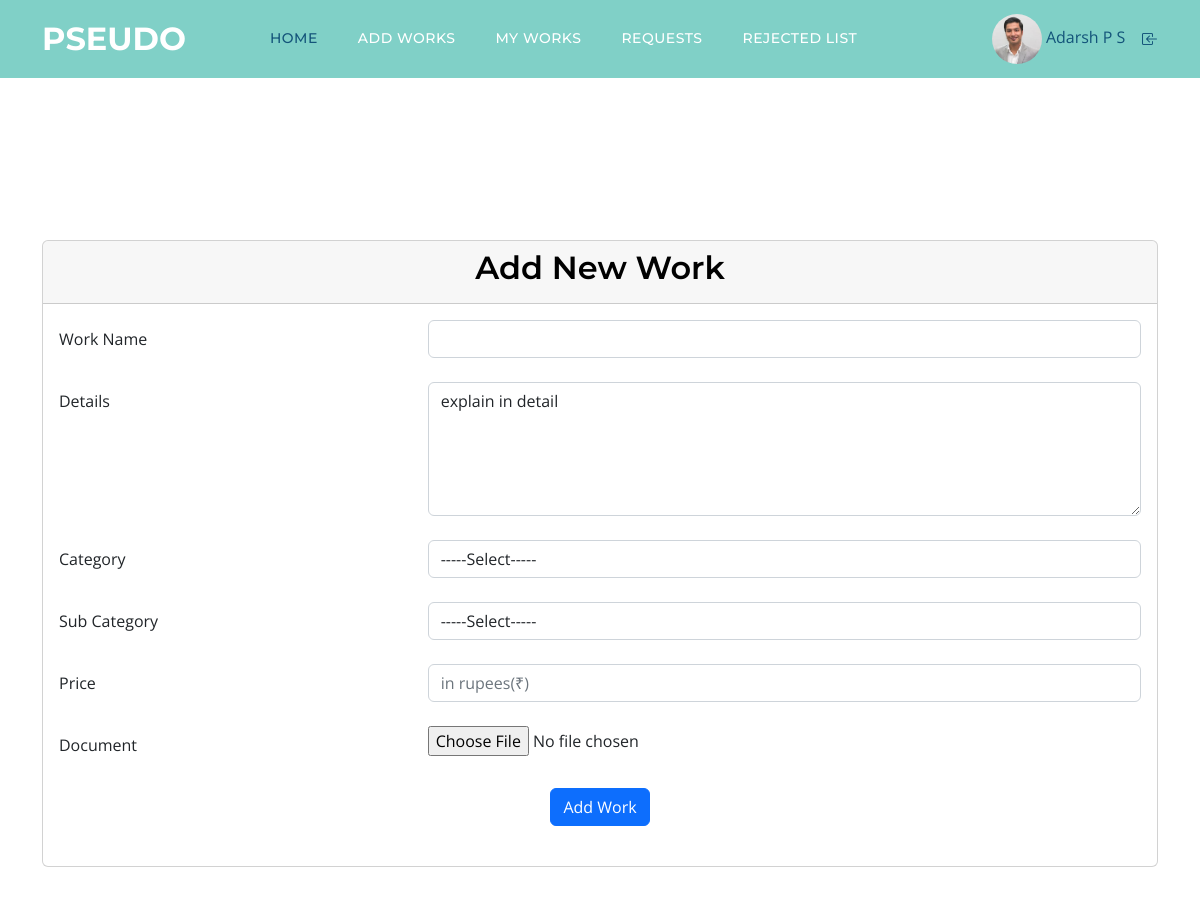
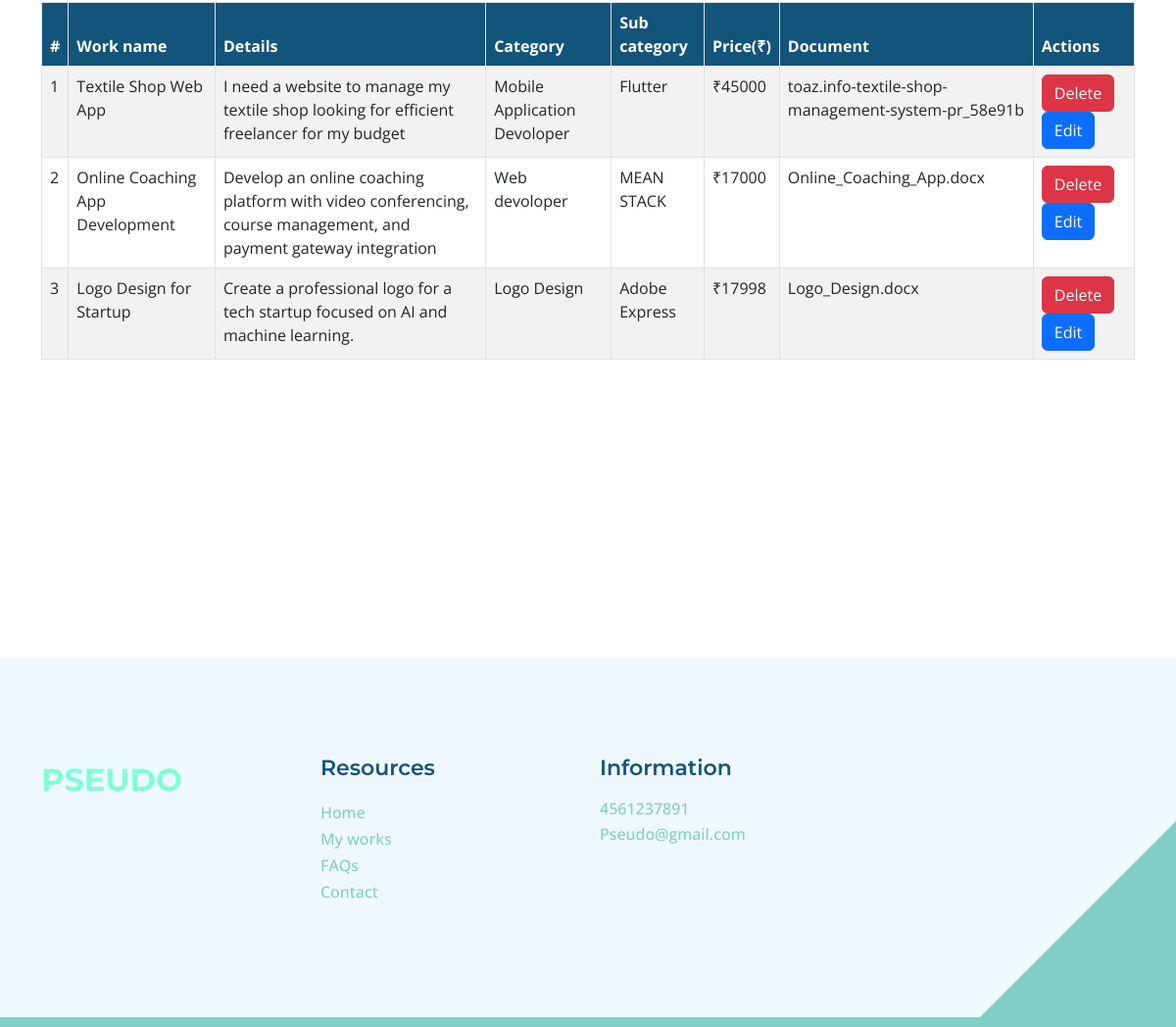
Screenshot of /client/WorkAdd.php (signed in) with the database file from the repository (2 pictures, top to bottom).
### tables this page shows
CREATE TABLE `tbl_work` (
  `work_id` int(11) NOT NULL,
  `work_name` varchar(100) NOT NULL,
  `work_price` varchar(50) NOT NULL,
  `work_details` varchar(1000) NOT NULL,
  `work_doc` varchar(50) NOT NULL,
  `client_id` int(11) NOT NULL,
  `subcat_id` int(11) NOT NULL,
  `work_final` varchar(100) NOT NULL,
  `work_status` int(11) NOT NULL DEFAULT 0
);

CREATE TABLE `tbl_category` (
  `category_id` int(11) NOT NULL,
  `category_name` varchar(50) NOT NULL
);

CREATE TABLE `tbl_subcat` (
  `subcat_id` int(11) NOT NULL,
  `subcat_name` varchar(50) NOT NULL,
  `category_id` int(11) NOT NULL
);

### client/WorkAdd.php (the view, shortened to what this page needs)
<?php
include('Header.php');
?>
<!DOCTYPE html PUBLIC "-//W3C//DTD XHTML 1.0 Transitional//EN" "http://www.w3.org/TR/xhtml1/DTD/xhtml1-transitional.dtd">
<html xmlns="http://www.w3.org/1999/xhtml">
<head>
</head>
<body>
  <form action="" method="post" enctype="multipart/form-data" name="workadd" id="frm_workadd">
    <div class="container mt-5">
      <div class="card">
        <div class="card-header text-center">
          <h3>Add New Work</h3>
        </div>
        <div class="card-body">
          <form>
            <div class="form-group row">
              <label for="txt_workname" class="col-sm-4 col-form-label">Work Name</label>
              <div class="col-sm-8">
                <input type="text" class="form-control" id="txt_workname" name="txt_workname" required />
              </div>
            </div>
            <br>
            <div class="form-group row">
              <label for="txt_details" class="col-sm-4 col-form-label">Details</label>
              <div class="col-sm-8">
                <textarea class="form-control" id="txt_details" name="txt_details" rows="5" required>explain in detail</textarea>
              </div>
            </div>
            <br>
            <div class="form-group row">
              <label for="sel_cat" class="col-sm-4 col-form-label">Category</label>
              <div class="col-sm-8">
                <select class="form-control" id="sel_cat" name="sel_cat" onChange="getsubcat(this.value)" required>
                  <option value="select">-----Select-----</option>
                </select>
              </div>
            </div>
            <br>
            <div class="form-group row">
              <label for="sel_subcat" class="col-sm-4 col-form-label">Sub Category</label>
              <div class="col-sm-8">
                <select class="form-control" id="sel_subcat" name="sel_subcat" required>
                  <option value="select">-----Select-----</option>
                </select>
              </div>
            </div>
            <br>
            <div class="form-group row">
              <label for="txt_price" class="col-sm-4 col-form-label">Price</label>
              <div class="col-sm-8">
                <input type="number" class="form-control" id="txt_price" name="txt_price" required placeholder="in rupees(₹)" pattern="[0-9]*" minlength="4" maxlength="7"/>
              </div>
            </div>
            <br>
            <div class="form-group row">
              <label for="fileField" class="col-sm-4 col-form-label">Document</label>
              <div class="col-sm-8">
                <input type="file" class="form-control-file" id="fileField" name="fileField" required />
              </div>
            </div>
            <br>
            <div class="form-group row">
              <div class="col-sm-12 text-center">
                <button type="submit" class="btn btn-primary" id="btn_add" name="btn_add">Add Work</button>
              </div>
            </div>
            <br>
          </form>
        </div>
      </div>
    </div>
    <br>
    <br>
    <div class="container">
      <table class="table table-bordered table-striped">
        <thead class="thead-dark">
          <tr>
            <th scope="col">#</th>
            <th scope="col">Work name</th>
            <th scope="col">Details</th>
            <th scope="col">Category</th>
            <th scope="col">Sub category</th>
            <th scope="col">Price(₹)</th>
            <th scope="col">Document</th>
            <th scope="col">Actions</th>
          </tr>
        </thead>
        <tbody>
          <?php
          $selqry = "select * from tbl_work u inner join tbl_subcat p on u.subcat_id = p.subcat_id inner join tbl_category d on d.category_id = p.category_id where u.client_id=" . $_SESSION['cid'];
          $client = $con->query($selqry);
          $i = 0;
          while ($data = $client->fetch_assoc()) {
            $i++;
          ?>
            <tr>
              <td><?php echo $i ?></td>
              <td><?php echo $data["work_name"] ?></td>
              <td><?php echo $data["work_details"] ?></td>
              <td><?php echo $data["category_name"] ?></td>
              <td><?php echo $data["subcat_name"] ?></td>
              <td>₹<?php echo $data["work_price"] ?></td>
              <td><?php echo $data["work_doc"] ?></td>
              <td>
                <a href="WorkAdd.php?did=<?php echo $data['work_id']; ?>" class="btn btn-danger">Delete</a>
                <a href="Edit_work.php" class="btn btn-primary">Edit</a>
              </td>
            </tr>
          <?php
          }
          ?>
        </tbody>
      </table>
    </div>
  </form>
</body>
<?php
include('Footer.php');
?>
</html>

### Asset/Templates/Main/css/templatemo-topic-listing.css (style rules this page uses)
:root { --white-color: #ffffff; --primary-color: #13547a; --secondary-color: #80d0c7; --section-bg-color: #f0f8ff; --custom-btn-bg-color: #80d0c7; --custom-btn-bg-hover-color: #13547a; --dark-color: #000000; --p-color: #717275; --border-color: #7fffd4; --link-hover-color: #13547a; --body-font-family: 'Open Sans', sans-serif; --title-font-family: 'Montserrat', sans-serif; --h1-font-size: 58px; --h2-font-size: 46px; --h3-font-size: 32px; --h4-font-size: 28px; --h5-font-size: 24px; --h6-font-size: 22px; --p-font-size: 20px; --menu-font-size: 14px; --btn-font-size: 18px; --copyright-font-size: 16px; --border-radius-large: 100px; --border-radius-medium: 20px; --border-radius-small: 10px; --font-weight-normal: 400; --font-weight-medium: 500; --font-weight-semibold: 600; --font-weight-bold: 700; }
body { background-color: var(--white-color); font-family: var(--body-font-family); }
h2, h3, h4, h5, h6 { color: var(--dark-color); }
h1, h2, h3, h4, h5, h6 { font-family: var(--title-font-family); font-weight: var(--font-weight-semibold); }
h3 { font-size: var(--h3-font-size); }
a, button { touch-action: manipulation; transition: all 0.3s; }
a { display: inline-block; color: var(--primary-color); text-decoration: none; }

### client/WorkAdd.php (style rules this page uses)
.table thead th { background-color: #13547a; color: white; }

### rows the page displays
tbl_work: work_name "Textile Shop Web App", work_details "I need a website to manage my textile shop looking for efficient freelancer for my budget", tbl_category.category_name "Mobile Application Devoloper", subcat.subcat_name "Flutter", work_price "45000", work_doc "toaz.info-textile-shop-management-system-pr_58e91b"
tbl_work: work_name "Online Coaching App Development", work_details "Develop an online coaching platform with video conferencing, course management, and payment gateway integration", tbl_category.category_name "Web devoloper", subcat.subcat_name "MEAN STACK", work_price "17000", work_doc "Online_Coaching_App.docx"
tbl_work: work_name "Logo Design for Startup", work_details "Create a professional logo for a tech startup focused on AI and machine learning.", tbl_category.category_name "Logo Design", subcat.subcat_name "Adobe Express", work_price "17998", work_doc "Logo_Design.docx"

### other values shown
$_SESSION['cName'] "Adarsh P S"
